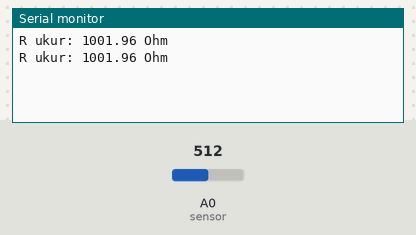
Recording of a sketch running on a simulated Arduino Uno, built with avr-gcc and run on an emulated ATmega328P. On the bench: the last lines printed to the serial monitor. Inputs (shaded band) come from the test bench; at power-on: A0 (sensor) = 512.

Above: at 1.8 s.
1.9 s: A0 (sensor) set to 1015
At 2.8 s:
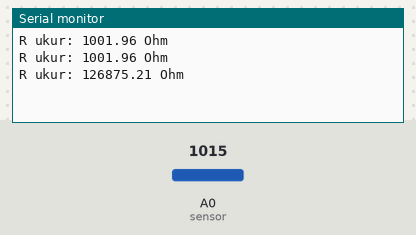
3.4 s: A0 (sensor) set to 1023
At 4.8 s:
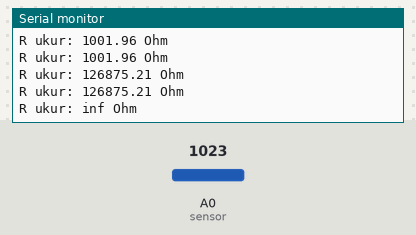

The sketch:

projek_ohmmeter_serial1.ino
```cpp
//sensor resistansi
int sensor = A0;
float Vcc = 5;
float R = 1000; //resistor sensor 1 kohm
void setup()
{
Serial.begin(9600);
pinMode(sensor, INPUT);
}
void loop()
{
//mengukur resistansi
float adc = analogRead(sensor);
float Vadc = 5 * adc / 1023;
float buffer = (Vcc / Vadc) - 1;
float R_ukur = R / buffer;
//menampilkan resistansi dalam serial
Serial.print("R ukur: ");
Serial.print(R_ukur);
Serial.println(" Ohm");
delay(1000);
}
```

Measured:
- the behaviour switches between 1022 and 1023 on A0 (sensor) (found by bisection; images 1 and 2)
- after the input at 1.9 s, the serial monitor: prints a new line after 0.10 s (image 1)
- after the input at 3.4 s, the serial monitor: prints a new line after 0.60 s (image 2)
